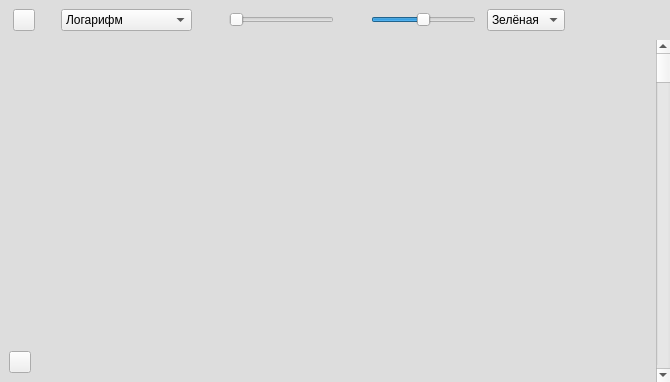
<?xml version="1.0" encoding="UTF-8"?>
<ui version="4.0">
 <class>GraphicValue</class>
 <widget class="QWidget" name="GraphicValue">
  <property name="geometry">
   <rect>
    <x>0</x>
    <y>0</y>
    <width>670</width>
    <height>382</height>
   </rect>
  </property>
  <property name="windowTitle">
   <string>Form</string>
  </property>
  <layout class="QGridLayout" name="gridLayout">
   <property name="leftMargin">
    <number>0</number>
   </property>
   <property name="topMargin">
    <number>0</number>
   </property>
   <property name="rightMargin">
    <number>0</number>
   </property>
   <property name="bottomMargin">
    <number>0</number>
   </property>
   <property name="spacing">
    <number>0</number>
   </property>
   <item row="0" column="0">
    <widget class="QFrame" name="frame">
     <property name="styleSheet">
      <string notr="true">QFrame {
  background-color: rgb(221, 221, 221);
}</string>
     </property>
     <property name="frameShape">
      <enum>QFrame::NoFrame</enum>
     </property>
     <property name="frameShadow">
      <enum>QFrame::Plain</enum>
     </property>
     <layout class="QVBoxLayout" name="verticalLayout">
      <property name="spacing">
       <number>0</number>
      </property>
      <property name="leftMargin">
       <number>0</number>
      </property>
      <property name="topMargin">
       <number>0</number>
      </property>
      <property name="rightMargin">
       <number>0</number>
      </property>
      <property name="bottomMargin">
       <number>0</number>
      </property>
      <item>
       <layout class="QHBoxLayout" name="horizontalLayout_2">
        <item>
         <layout class="QHBoxLayout" name="horizontalLayout_7">
          <property name="spacing">
           <number>0</number>
          </property>
          <item>
           <spacer name="horizontalSpacer_13">
            <property name="orientation">
             <enum>Qt::Horizontal</enum>
            </property>
            <property name="sizeType">
             <enum>QSizePolicy::Maximum</enum>
            </property>
            <property name="sizeHint" stdset="0">
             <size>
              <width>13</width>
              <height>20</height>
             </size>
            </property>
           </spacer>
          </item>
          <item>
           <widget class="QToolButton" name="orientationToolButton">
            <property name="minimumSize">
             <size>
              <width>22</width>
              <height>22</height>
             </size>
            </property>
            <property name="maximumSize">
             <size>
              <width>22</width>
              <height>22</height>
             </size>
            </property>
            <property name="toolTip">
             <string>Изменение направления оси времени</string>
            </property>
            <property name="text">
             <string/>
            </property>
            <property name="icon">
             <iconset resource="../resources.qrc">
              <normaloff>:/icons/inout-32.png</normaloff>:/icons/inout-32.png</iconset>
            </property>
           </widget>
          </item>
          <item>
           <spacer name="horizontalSpacer_14">
            <property name="orientation">
             <enum>Qt::Horizontal</enum>
            </property>
            <property name="sizeType">
             <enum>QSizePolicy::Maximum</enum>
            </property>
            <property name="sizeHint" stdset="0">
             <size>
              <width>13</width>
              <height>20</height>
             </size>
            </property>
           </spacer>
          </item>
         </layout>
        </item>
        <item>
         <widget class="QWidget" name="widget" native="true">
          <property name="sizePolicy">
           <sizepolicy hsizetype="Preferred" vsizetype="Maximum">
            <horstretch>0</horstretch>
            <verstretch>0</verstretch>
           </sizepolicy>
          </property>
          <property name="maximumSize">
           <size>
            <width>16777215</width>
            <height>40</height>
           </size>
          </property>
          <layout class="QGridLayout" name="gridLayout_5">
           <property name="leftMargin">
            <number>0</number>
           </property>
           <property name="topMargin">
            <number>0</number>
           </property>
           <property name="rightMargin">
            <number>0</number>
           </property>
           <property name="bottomMargin">
            <number>0</number>
           </property>
           <property name="spacing">
            <number>0</number>
           </property>
           <item row="0" column="0">
            <layout class="QHBoxLayout" name="horizontalLayout" stretch="0,0,0,0,0,0,0,0,0,0,0">
             <property name="spacing">
              <number>1</number>
             </property>
             <property name="sizeConstraint">
              <enum>QLayout::SetDefaultConstraint</enum>
             </property>
             <item>
              <spacer name="horizontalSpacer_10">
               <property name="orientation">
                <enum>Qt::Horizontal</enum>
               </property>
               <property name="sizeType">
                <enum>QSizePolicy::Maximum</enum>
               </property>
               <property name="sizeHint" stdset="0">
                <size>
                 <width>13</width>
                 <height>20</height>
                </size>
               </property>
              </spacer>
             </item>
             <item>
              <widget class="QComboBox" name="predIndicatorComboBox">
               <item>
                <property name="text">
                 <string>Логарифм</string>
                </property>
               </item>
               <item>
                <property name="text">
                 <string>Линейная</string>
                </property>
               </item>
               <item>
                <property name="text">
                 <string>Отметки</string>
                </property>
               </item>
               <item>
                <property name="text">
                 <string>Пороговая</string>
                </property>
               </item>
               <item>
                <property name="text">
                 <string>ГЛ-реверберация</string>
                </property>
               </item>
               <item>
                <property name="text">
                 <string>ГЛ-шум</string>
                </property>
               </item>
              </widget>
             </item>
             <item>
              <spacer name="horizontalSpacer_11">
               <property name="orientation">
                <enum>Qt::Horizontal</enum>
               </property>
               <property name="sizeType">
                <enum>QSizePolicy::Maximum</enum>
               </property>
               <property name="sizeHint" stdset="0">
                <size>
                 <width>10</width>
                 <height>20</height>
                </size>
               </property>
              </spacer>
             </item>
             <item>
              <widget class="QLabel" name="contrastLabel">
               <property name="minimumSize">
                <size>
                 <width>25</width>
                 <height>25</height>
                </size>
               </property>
               <property name="maximumSize">
                <size>
                 <width>25</width>
                 <height>25</height>
                </size>
               </property>
               <property name="text">
                <string/>
               </property>
               <property name="pixmap">
                <pixmap resource="../resources.qrc">:/icons/contrast.png</pixmap>
               </property>
              </widget>
             </item>
             <item>
              <widget class="QSlider" name="contrastSlider">
               <property name="orientation">
                <enum>Qt::Horizontal</enum>
               </property>
              </widget>
             </item>
             <item>
              <spacer name="horizontalSpacer_12">
               <property name="orientation">
                <enum>Qt::Horizontal</enum>
               </property>
               <property name="sizeType">
                <enum>QSizePolicy::Maximum</enum>
               </property>
               <property name="sizeHint" stdset="0">
                <size>
                 <width>10</width>
                 <height>20</height>
                </size>
               </property>
              </spacer>
             </item>
             <item>
              <widget class="QLabel" name="brightnessLabel">
               <property name="minimumSize">
                <size>
                 <width>25</width>
                 <height>25</height>
                </size>
               </property>
               <property name="maximumSize">
                <size>
                 <width>25</width>
                 <height>25</height>
                </size>
               </property>
               <property name="text">
                <string/>
               </property>
               <property name="pixmap">
                <pixmap resource="../resources.qrc">:/icons/sun.png</pixmap>
               </property>
              </widget>
             </item>
             <item>
              <widget class="QSlider" name="brightnessSlider">
               <property name="minimum">
                <number>1</number>
               </property>
               <property name="maximum">
                <number>200</number>
               </property>
               <property name="value">
                <number>100</number>
               </property>
               <property name="orientation">
                <enum>Qt::Horizontal</enum>
               </property>
              </widget>
             </item>
             <item>
              <spacer name="horizontalSpacer_4">
               <property name="orientation">
                <enum>Qt::Horizontal</enum>
               </property>
               <property name="sizeType">
                <enum>QSizePolicy::Maximum</enum>
               </property>
               <property name="sizeHint" stdset="0">
                <size>
                 <width>10</width>
                 <height>20</height>
                </size>
               </property>
              </spacer>
             </item>
             <item>
              <widget class="QComboBox" name="paletteComboBox">
               <item>
                <property name="text">
                 <string>Зелёная</string>
                </property>
               </item>
               <item>
                <property name="text">
                 <string>Радуга</string>
                </property>
               </item>
              </widget>
             </item>
             <item>
              <spacer name="horizontalSpacer">
               <property name="orientation">
                <enum>Qt::Horizontal</enum>
               </property>
               <property name="sizeHint" stdset="0">
                <size>
                 <width>68</width>
                 <height>87</height>
                </size>
               </property>
              </spacer>
             </item>
            </layout>
           </item>
          </layout>
         </widget>
        </item>
       </layout>
      </item>
      <item>
       <layout class="QHBoxLayout" name="horizontalLayout_3">
        <item>
         <widget class="QCustomPlot" name="graphic" native="true">
          <layout class="QGridLayout" name="gridLayout_2">
           <item row="0" column="0">
            <spacer name="verticalSpacer">
             <property name="orientation">
              <enum>Qt::Vertical</enum>
             </property>
             <property name="sizeHint" stdset="0">
              <size>
               <width>19</width>
               <height>292</height>
              </size>
             </property>
            </spacer>
           </item>
           <item row="1" column="0">
            <widget class="QToolButton" name="toolButtonGrid">
             <property name="minimumSize">
              <size>
               <width>22</width>
               <height>22</height>
              </size>
             </property>
             <property name="maximumSize">
              <size>
               <width>22</width>
               <height>22</height>
              </size>
             </property>
             <property name="toolTip">
              <string>Сетка</string>
             </property>
             <property name="text">
              <string/>
             </property>
             <property name="checkable">
              <bool>true</bool>
             </property>
            </widget>
           </item>
           <item row="1" column="1">
            <spacer name="horizontalSpacer_3">
             <property name="orientation">
              <enum>Qt::Horizontal</enum>
             </property>
             <property name="sizeHint" stdset="0">
              <size>
               <width>602</width>
               <height>19</height>
              </size>
             </property>
            </spacer>
           </item>
          </layout>
         </widget>
        </item>
        <item>
         <widget class="QScrollBar" name="verticalScrollBar">
          <property name="orientation">
           <enum>Qt::Vertical</enum>
          </property>
         </widget>
        </item>
       </layout>
      </item>
     </layout>
    </widget>
   </item>
  </layout>
 </widget>
 <customwidgets>
  <customwidget>
   <class>QCustomPlot</class>
   <extends>QWidget</extends>
   <header location="global">qcustomplot.h</header>
   <container>1</container>
  </customwidget>
 </customwidgets>
 <resources>
  <include location="../resources.qrc"/>
 </resources>
 <connections/>
</ui>
